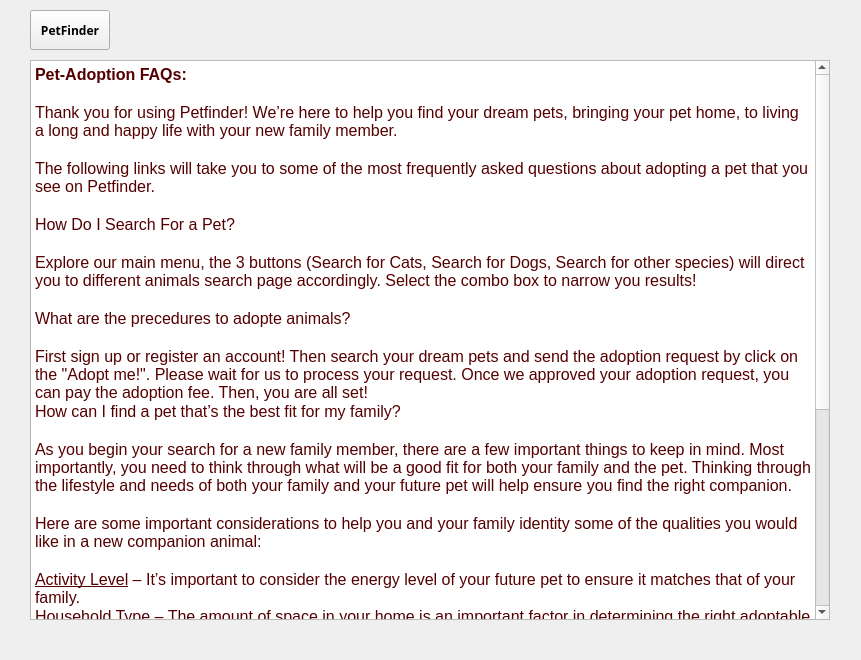
<?xml version="1.0" encoding="UTF-8"?>
<ui version="4.0">
 <class>aboutpage</class>
 <widget class="QWidget" name="aboutpage">
  <property name="geometry">
   <rect>
    <x>0</x>
    <y>0</y>
    <width>861</width>
    <height>660</height>
   </rect>
  </property>
  <property name="windowTitle">
   <string>Form</string>
  </property>
  <widget class="QTextBrowser" name="infosection">
   <property name="geometry">
    <rect>
     <x>30</x>
     <y>60</y>
     <width>800</width>
     <height>560</height>
    </rect>
   </property>
   <property name="minimumSize">
    <size>
     <width>800</width>
     <height>560</height>
    </size>
   </property>
   <property name="html">
    <string>&lt;!DOCTYPE HTML PUBLIC &quot;-//W3C//DTD HTML 4.0//EN&quot; &quot;http://www.w3.org/TR/REC-html40/strict.dtd&quot;&gt;
&lt;html&gt;&lt;head&gt;&lt;meta name=&quot;qrichtext&quot; content=&quot;1&quot; /&gt;&lt;style type=&quot;text/css&quot;&gt;
p, li { white-space: pre-wrap; }
&lt;/style&gt;&lt;/head&gt;&lt;body style=&quot; font-family:'Sans Serif'; font-size:9pt; font-weight:400; font-style:normal;&quot;&gt;
&lt;p style=&quot; margin-top:0px; margin-bottom:0px; margin-left:0px; margin-right:0px; -qt-block-indent:0; text-indent:0px;&quot;&gt;&lt;span style=&quot; font-size:12pt; font-weight:600; color:#550000;&quot;&gt;Pet-Adoption FAQs:&lt;/span&gt;&lt;/p&gt;
&lt;p style=&quot;-qt-paragraph-type:empty; margin-top:0px; margin-bottom:0px; margin-left:0px; margin-right:0px; -qt-block-indent:0; text-indent:0px; font-size:12pt; color:#550000;&quot;&gt;&lt;br /&gt;&lt;/p&gt;
&lt;p style=&quot; margin-top:0px; margin-bottom:0px; margin-left:0px; margin-right:0px; -qt-block-indent:0; text-indent:0px;&quot;&gt;&lt;span style=&quot; font-size:12pt; color:#550000;&quot;&gt;Thank you for using Petfinder! We’re here to help you find your dream pets, bringing your pet home, to living a long and happy life with your new family member.&lt;/span&gt;&lt;/p&gt;
&lt;p style=&quot;-qt-paragraph-type:empty; margin-top:0px; margin-bottom:0px; margin-left:0px; margin-right:0px; -qt-block-indent:0; text-indent:0px; font-size:12pt; color:#550000;&quot;&gt;&lt;br /&gt;&lt;/p&gt;
&lt;p style=&quot; margin-top:0px; margin-bottom:0px; margin-left:0px; margin-right:0px; -qt-block-indent:0; text-indent:0px;&quot;&gt;&lt;span style=&quot; font-size:12pt; color:#550000;&quot;&gt;The following links will take you to some of the most frequently asked questions about adopting a pet that you see on Petfinder. &lt;/span&gt;&lt;/p&gt;
&lt;p style=&quot;-qt-paragraph-type:empty; margin-top:0px; margin-bottom:0px; margin-left:0px; margin-right:0px; -qt-block-indent:0; text-indent:0px; font-size:12pt; color:#550000;&quot;&gt;&lt;br /&gt;&lt;/p&gt;
&lt;p style=&quot; margin-top:0px; margin-bottom:0px; margin-left:0px; margin-right:0px; -qt-block-indent:0; text-indent:0px;&quot;&gt;&lt;span style=&quot; font-size:12pt; color:#550000;&quot;&gt;How Do I Search For a Pet?&lt;/span&gt;&lt;/p&gt;
&lt;p style=&quot;-qt-paragraph-type:empty; margin-top:0px; margin-bottom:0px; margin-left:0px; margin-right:0px; -qt-block-indent:0; text-indent:0px; font-size:12pt; color:#550000;&quot;&gt;&lt;br /&gt;&lt;/p&gt;
&lt;p style=&quot; margin-top:0px; margin-bottom:0px; margin-left:0px; margin-right:0px; -qt-block-indent:0; text-indent:0px;&quot;&gt;&lt;span style=&quot; font-size:12pt; color:#550000;&quot;&gt;Explore our main menu, the 3 buttons (Search for Cats, Search for Dogs, Search for other species) will direct you to different animals search page accordingly. Select the combo box to narrow you results!&lt;/span&gt;&lt;/p&gt;
&lt;p style=&quot;-qt-paragraph-type:empty; margin-top:0px; margin-bottom:0px; margin-left:0px; margin-right:0px; -qt-block-indent:0; text-indent:0px; font-size:12pt; color:#550000;&quot;&gt;&lt;br /&gt;&lt;/p&gt;
&lt;p style=&quot; margin-top:0px; margin-bottom:0px; margin-left:0px; margin-right:0px; -qt-block-indent:0; text-indent:0px;&quot;&gt;&lt;span style=&quot; font-size:12pt; color:#550000;&quot;&gt;What are the precedures to adopte animals?&lt;/span&gt;&lt;/p&gt;
&lt;p style=&quot;-qt-paragraph-type:empty; margin-top:0px; margin-bottom:0px; margin-left:0px; margin-right:0px; -qt-block-indent:0; text-indent:0px; font-size:12pt; color:#550000;&quot;&gt;&lt;br /&gt;&lt;/p&gt;
&lt;p style=&quot; margin-top:0px; margin-bottom:0px; margin-left:0px; margin-right:0px; -qt-block-indent:0; text-indent:0px;&quot;&gt;&lt;span style=&quot; font-size:12pt; color:#550000;&quot;&gt;First sign up or register an account! Then search your dream pets and send the adoption request by click on the &amp;quot;Adopt me!&amp;quot;. Please wait for us to process your request. Once we approved your adoption request, you can pay the adoption fee. Then, you are all set!&lt;/span&gt;&lt;/p&gt;
&lt;p style=&quot; margin-top:0px; margin-bottom:0px; margin-left:0px; margin-right:0px; -qt-block-indent:0; text-indent:0px;&quot;&gt;&lt;span style=&quot; font-size:12pt; color:#550000;&quot;&gt;How can I find a pet that’s the best fit for my family?&lt;/span&gt;&lt;/p&gt;
&lt;p style=&quot;-qt-paragraph-type:empty; margin-top:0px; margin-bottom:0px; margin-left:0px; margin-right:0px; -qt-block-indent:0; text-indent:0px; font-size:12pt; color:#550000;&quot;&gt;&lt;br /&gt;&lt;/p&gt;
&lt;p style=&quot; margin-top:0px; margin-bottom:0px; margin-left:0px; margin-right:0px; -qt-block-indent:0; text-indent:0px;&quot;&gt;&lt;span style=&quot; font-size:12pt; color:#550000;&quot;&gt;As you begin your search for a new family member, there are a few important things to keep in mind. Most importantly, you need to think through what will be a good fit for both your family and the pet. Thinking through the lifestyle and needs of both your family and your future pet will help ensure you find the right companion.&lt;/span&gt;&lt;/p&gt;
&lt;p style=&quot;-qt-paragraph-type:empty; margin-top:0px; margin-bottom:0px; margin-left:0px; margin-right:0px; -qt-block-indent:0; text-indent:0px; font-size:12pt; color:#550000;&quot;&gt;&lt;br /&gt;&lt;/p&gt;
&lt;p style=&quot; margin-top:0px; margin-bottom:0px; margin-left:0px; margin-right:0px; -qt-block-indent:0; text-indent:0px;&quot;&gt;&lt;span style=&quot; font-size:12pt; color:#550000;&quot;&gt;Here are some important considerations to help you and your family identity some of the qualities you would like in a new companion animal:&lt;/span&gt;&lt;/p&gt;
&lt;p style=&quot;-qt-paragraph-type:empty; margin-top:0px; margin-bottom:0px; margin-left:0px; margin-right:0px; -qt-block-indent:0; text-indent:0px; font-size:12pt; color:#550000;&quot;&gt;&lt;br /&gt;&lt;/p&gt;
&lt;p style=&quot; margin-top:0px; margin-bottom:0px; margin-left:0px; margin-right:0px; -qt-block-indent:0; text-indent:0px;&quot;&gt;&lt;span style=&quot; font-size:12pt; text-decoration: underline; color:#550000;&quot;&gt;Activity Level&lt;/span&gt;&lt;span style=&quot; font-size:12pt; color:#550000;&quot;&gt; – It’s important to consider the energy level of your future pet to ensure it matches that of your family.&lt;/span&gt;&lt;/p&gt;
&lt;p style=&quot; margin-top:0px; margin-bottom:0px; margin-left:0px; margin-right:0px; -qt-block-indent:0; text-indent:0px;&quot;&gt;&lt;span style=&quot; font-size:12pt; text-decoration: underline; color:#550000;&quot;&gt;Household Type&lt;/span&gt;&lt;span style=&quot; font-size:12pt; color:#550000;&quot;&gt; – The amount of space in your home is an important factor in determining the right adoptable pet for you — a large home or a studio apartment affects the type of pet that makes sense for your current situation. &lt;/span&gt;&lt;/p&gt;
&lt;p style=&quot; margin-top:0px; margin-bottom:0px; margin-left:0px; margin-right:0px; -qt-block-indent:0; text-indent:0px;&quot;&gt;&lt;span style=&quot; font-size:12pt; color:#550000;&quot;&gt;Additional considerations are things like yard space — are you living in the suburbs or the city, do you have access to outside space, etc.&lt;/span&gt;&lt;/p&gt;
&lt;p style=&quot; margin-top:0px; margin-bottom:0px; margin-left:0px; margin-right:0px; -qt-block-indent:0; text-indent:0px;&quot;&gt;&lt;span style=&quot; font-size:12pt; text-decoration: underline; color:#550000;&quot;&gt;Family Dynamic&lt;/span&gt;&lt;span style=&quot; font-size:12pt; color:#550000;&quot;&gt; – If you live in a hectic, loud home with kids running around, that should be considered. Or, if you have other pets, you will want to ensure your new companion will get along with everyone already living in your home.&lt;/span&gt;&lt;/p&gt;
&lt;p style=&quot; margin-top:0px; margin-bottom:0px; margin-left:0px; margin-right:0px; -qt-block-indent:0; text-indent:0px;&quot;&gt;&lt;span style=&quot; font-size:12pt; text-decoration: underline; color:#550000;&quot;&gt;How much time do you have to spend with a pet&lt;/span&gt;&lt;span style=&quot; font-size:12pt; color:#550000;&quot;&gt; – We also encourage you think about whether you’d like a pet that both gives and needs a lot of attention, or would you prefer a pet that is more independent?&lt;/span&gt;&lt;/p&gt;
&lt;p style=&quot;-qt-paragraph-type:empty; margin-top:0px; margin-bottom:0px; margin-left:0px; margin-right:0px; -qt-block-indent:0; text-indent:0px; font-size:12pt; color:#550000;&quot;&gt;&lt;br /&gt;&lt;/p&gt;
&lt;p style=&quot; margin-top:0px; margin-bottom:0px; margin-left:0px; margin-right:0px; -qt-block-indent:0; text-indent:0px;&quot;&gt;&lt;span style=&quot; font-size:12pt; color:#550000;&quot;&gt;There are many more possible considerations — gender, allergies, etc. — so the best way to help ensure your family makes the best decision is to consult an adoption counselor at your local shelter or rescue. They will be able to help you narrow in on selecting a pet that will match your lifestyle, while also ensuring your lifestyle matches the needs of the pet.&lt;/span&gt;&lt;/p&gt;
&lt;p style=&quot;-qt-paragraph-type:empty; margin-top:0px; margin-bottom:0px; margin-left:0px; margin-right:0px; -qt-block-indent:0; text-indent:0px; font-size:12pt; color:#550000;&quot;&gt;&lt;br /&gt;&lt;/p&gt;
&lt;p style=&quot; margin-top:0px; margin-bottom:0px; margin-left:0px; margin-right:0px; -qt-block-indent:0; text-indent:0px;&quot;&gt;&lt;span style=&quot; font-size:12pt; color:#550000;&quot;&gt;Good luck in your search!&lt;/span&gt;&lt;/p&gt;
&lt;p style=&quot;-qt-paragraph-type:empty; margin-top:0px; margin-bottom:0px; margin-left:0px; margin-right:0px; -qt-block-indent:0; text-indent:0px; font-size:12pt; color:#550000;&quot;&gt;&lt;br /&gt;&lt;/p&gt;&lt;/body&gt;&lt;/html&gt;</string>
   </property>
  </widget>
  <widget class="QPushButton" name="pushButtonPetFinder_4">
   <property name="geometry">
    <rect>
     <x>30</x>
     <y>10</y>
     <width>80</width>
     <height>40</height>
    </rect>
   </property>
   <property name="sizePolicy">
    <sizepolicy hsizetype="MinimumExpanding" vsizetype="Fixed">
     <horstretch>0</horstretch>
     <verstretch>0</verstretch>
    </sizepolicy>
   </property>
   <property name="minimumSize">
    <size>
     <width>0</width>
     <height>40</height>
    </size>
   </property>
   <property name="maximumSize">
    <size>
     <width>200</width>
     <height>40</height>
    </size>
   </property>
   <property name="font">
    <font>
     <family>Adobe Gothic Std</family>
     <pointsize>9</pointsize>
     <weight>75</weight>
     <bold>true</bold>
    </font>
   </property>
   <property name="text">
    <string>PetFinder</string>
   </property>
  </widget>
 </widget>
 <resources/>
 <connections/>
</ui>
